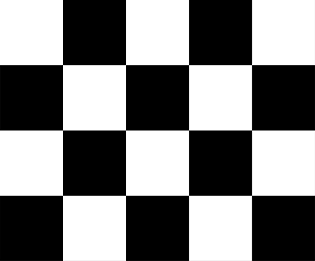
#> input picture Python+OpenCV/19. Harris角点检测/chessboard.png, 315 x 261 px
$ python cv2_harris_corner_detector.py
#> lines starting #> are read from the running program, lines starting #| are printed output that depends on the picture; after the words box and inside, x2 and y2 are one past the last pixel; in counts of white or black regions, pixels touching at a corner belong together
import cv2
import numpy as np

img = cv2.imread('chessboard.png')
#> img is the input picture: shape (261, 315, 3); min 0, max 255, mean 127.5
# 1. Harris角点检测基于灰度图像
gray = cv2.cvtColor(img, cv2.COLOR_BGR2GRAY)

# 2. Harris角点检测
dst = cv2.cornerHarris(gray, 2, 3, 0.04)
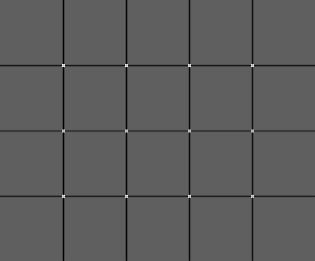
#> dst: shape (261, 315) float32; min -0.04, max 0.0669, mean -0.00106; drawn with min black and max white
dst = cv2.dilate(dst, None)
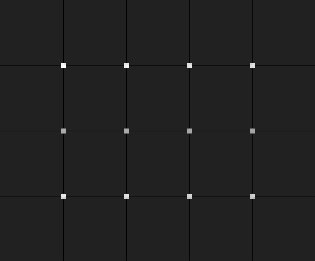
#> dst: shape (261, 315) float32; min -0.01, max 0.0669, mean 4.36e-05; drawn with min black and max white
# 3. 角点标记
img[dst > 0.01 * dst.max()] = [0, 0, 255]
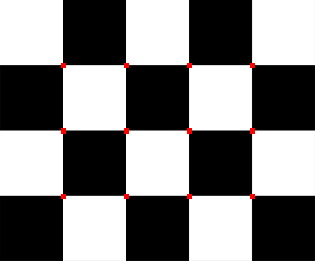
#> img: shape (261, 315, 3); 0.39% of pixels changed, all inside (x1, y1, x2, y2) = (61, 63, 255, 199)

cv2.imshow('dst', img)
cv2.waitKey()
